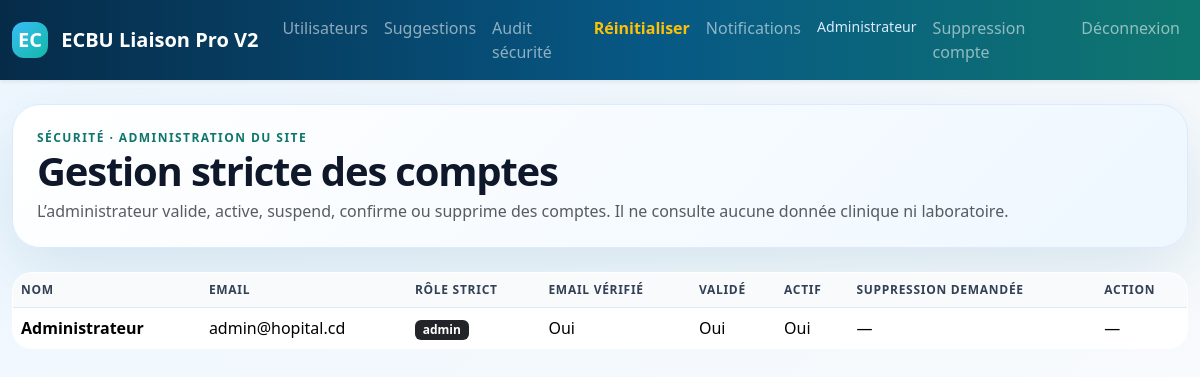
Page /admin/users (signed in) on the committed database.
### app/models.py (models this page shows)
class TimestampMixin:
    created_at = db.Column(db.DateTime(timezone=True), default=utcnow, nullable=False)
    updated_at = db.Column(db.DateTime(timezone=True), default=utcnow, onupdate=utcnow, nullable=False)

class User(UserMixin, TimestampMixin, db.Model):
    __tablename__ = "users"
    id = db.Column(db.Integer, primary_key=True)
    name = db.Column(db.String(160), nullable=False)
    email = db.Column(db.String(255), unique=True, nullable=False, index=True)
    password_hash = db.Column(db.Text, nullable=False)
    role = db.Column(db.String(40), nullable=False, index=True)
    service = db.Column(db.String(160))
    is_active = db.Column(db.Boolean, default=False, nullable=False)
    is_email_verified = db.Column(db.Boolean, default=False, nullable=False)
    is_admin_approved = db.Column(db.Boolean, default=False, nullable=False)
    failed_login_count = db.Column(db.Integer, default=0, nullable=False)
    locked_until = db.Column(db.DateTime(timezone=True))
    two_factor_enabled = db.Column(db.Boolean, default=False, nullable=False)
    two_factor_secret = db.Column(db.String(64))
    email_token = db.Column(db.String(160), index=True)
    reset_token = db.Column(db.String(160), index=True)
    last_login_at = db.Column(db.DateTime(timezone=True))
    deleted_at = db.Column(db.DateTime(timezone=True))
    deleted_by_id = db.Column(db.Integer)
    delete_reason = db.Column(db.Text)
    deletion_requested_at = db.Column(db.DateTime(timezone=True))
    deletion_reason = db.Column(db.Text)
    deletion_confirmed_by_id = db.Column(db.Integer)
    deletion_confirmed_at = db.Column(db.DateTime(timezone=True))

### app/admin/routes.py (the view)
@bp.route("/users")
@login_required
@role_required("admin")
def users():
    rows = User.query.order_by(User.is_admin_approved, User.role, User.name).all()
    return render_template("admin/users.html", users=rows)

### app/utils.py (called while the page is built)
def has_role(*roles):
    return getattr(current_user, "is_authenticated", False) and getattr(current_user, "role", None) in roles

def role_required(*roles):
    from functools import wraps
    from flask import render_template
    def decorator(func):
        @wraps(func)
        def wrapper(*args, **kwargs):
            if not has_role(*roles):
                audit("acces_refuse", new_value={"route": request.path, "roles_autorises": roles})
                return render_template("errors/403.html"), 403
            return func(*args, **kwargs)
        return wrapper
    return decorator

### app/templates/admin/users.html
{% extends 'base.html' %}{% block content %}
<div class="hero-card mb-4">
  <div><div class="eyebrow">Sécurité · Administration du site</div><h1 class="page-title mb-1">Gestion stricte des comptes</h1><p class="mb-0 text-muted">L’administrateur valide, active, suspend, confirme ou supprime des comptes. Il ne consulte aucune donnée clinique ni laboratoire.</p></div>
</div>
<div class="responsive-table"><table class="table table-hover align-middle premium-table"><thead><tr><th>Nom</th><th>Email</th><th>Rôle strict</th><th>Email vérifié</th><th>Validé</th><th>Actif</th><th>Suppression demandée</th><th>Action</th></tr></thead><tbody>{% for u in users %}<tr class="{% if u.deleted_at %}table-secondary{% endif %}"><td data-label="Nom"><b>{{ u.name }}</b></td><td data-label="Email">{{ u.email }}</td><td data-label="Rôle"><span class="badge text-bg-dark">{{ u.role }}</span></td><td data-label="Vérifié">{{ 'Oui' if u.is_email_verified else 'Non' }}</td><td data-label="Validé">{{ 'Oui' if u.is_admin_approved else 'Non' }}</td><td data-label="Actif">{{ 'Oui' if u.is_active else 'Non' }}</td><td data-label="Suppression">{{ u.deletion_requested_at or '—' }}</td><td data-label="Action">{% if u.role!='admin' and not u.deleted_at %}<form method="post" action="{{ url_for('admin.approve', user_id=u.id) }}" class="d-inline"><input type="hidden" name="csrf_token" value="{{ csrf_token() }}"><button class="btn btn-sm btn-success">Valider</button></form> <form method="post" action="{{ url_for('admin.toggle', user_id=u.id) }}" class="d-inline"><input type="hidden" name="csrf_token" value="{{ csrf_token() }}"><button class="btn btn-sm btn-warning">Activer/Suspendre</button></form> <form method="post" action="{{ url_for('admin.delete_user', user_id=u.id) }}" class="d-inline" onsubmit="return confirm('Confirmer la suppression logique de ce compte ?');"><input type="hidden" name="csrf_token" value="{{ csrf_token() }}"><button class="btn btn-sm btn-danger">Supprimer</button></form>{% else %}—{% endif %}</td></tr>{% endfor %}</tbody></table></div>
{% endblock %}

### app/templates/base.html (shortened to what this page needs)
<!doctype html>
<html lang="fr" data-bs-theme="light">
<head>
  <link href="https://cdn.jsdelivr.net/npm/bootstrap@5.3.3/dist/css/bootstrap.min.css" rel="stylesheet">
  <link rel="stylesheet" href="{{ url_for('static', filename='css/app.css') }}">
</head>
<body>
{% if current_user.is_authenticated %}
<nav class="navbar navbar-expand-xl navbar-dark app-navbar shadow-sm">
  <div class="container-fluid">
    <a class="navbar-brand fw-black" href="{{ url_for('dashboard.home') }}"><span class="brand-mark">EC</span> ECBU Liaison Pro V2</a>
    <div id="nav" class="collapse navbar-collapse">
      <ul class="navbar-nav me-auto">
        {% if current_user.role == 'admin' %}
          <li class="nav-item"><a class="nav-link" href="{{ url_for('admin.users') }}">Utilisateurs</a></li>
          <li class="nav-item"><a class="nav-link" href="{{ url_for('tickets.index') }}">Suggestions</a></li>
          <li class="nav-item"><a class="nav-link" href="{{ url_for('audit.index') }}">Audit sécurité</a></li>
          <li class="nav-item"><a class="nav-link text-warning fw-bold" href="{{ url_for('admin.reset_site') }}">Réinitialiser</a></li>
        {% elif current_user.role == 'prescripteur' %}
          <li class="nav-item"><a class="nav-link" href="{{ url_for('requests.index') }}">Mes demandes</a></li>
          <li class="nav-item"><a class="nav-link" href="{{ url_for('results.index') }}">Mes résultats</a></li>
          <li class="nav-item"><a class="nav-link" href="{{ url_for('tickets.index') }}">Support</a></li>
        {% elif current_user.role == 'responsable_qualite' %}
          <li class="nav-item"><a class="nav-link" href="{{ url_for('quality.non_conformities') }}">Non-conformités</a></li>
          <li class="nav-item"><a class="nav-link" href="{{ url_for('quality.capa') }}">CAPA</a></li>
        {% endif %}
      </ul>
      <ul class="navbar-nav">
        <li class="nav-item"><a class="nav-link" href="{{ url_for('notifications.index') }}">Notifications</a></li>
        <li class="nav-item"><span class="nav-link role-chip">{{ current_user.name }}</span></li>
        <li class="nav-item"><a class="nav-link" href="{{ url_for('auth.request_delete_account') }}">Suppression compte</a></li>
        <li class="nav-item"><a class="nav-link" href="{{ url_for('auth.logout') }}">Déconnexion</a></li>
      </ul>
    </div>
  </div>
</nav>
{% endif %}
<main class="container-fluid app-main py-4">
  {% block content %}{% endblock %}
</main>
</body></html>

### app/static/css/app.css (style rules this page uses)
:root { --hospital-blue:#075985;--hospital-teal:#0f766e;--ink:#0f172a;--muted:#64748b;--soft:#f4f8fb;--line:#dbe7f0 }
* { box-sizing:border-box }
body { background:linear-gradient(135deg,#eef7ff,#f8fafc);color:var(--ink);font-family:Segoe UI,Inter,Arial,sans-serif }
.app-navbar { background:linear-gradient(90deg,#062b49,#075985 55%,#0f766e)!important }
.brand-mark { display:inline-grid;place-items:center;width:36px;height:36px;border-radius:12px;background:linear-gradient(135deg,#38bdf8,#14b8a6);font-weight:900;margin-right:8px }
.fw-black { font-weight:900 }
.role-chip { font-size:.88rem;color:#dbeafe!important }
.app-main { max-width:1500px }
.table { background:#fff;vertical-align:middle }
.page-title { font-weight:900;letter-spacing:-.03em }
.hero-card { display:flex;justify-content:space-between;align-items:center;gap:16px;background:linear-gradient(135deg,#ffffff,#eef7ff);border:1px solid #dbeafe;border-radius:28px;padding:24px;box-shadow:0 24px 70px rgba(7,89,133,.13) }
.eyebrow { text-transform:uppercase;letter-spacing:.12em;color:#0f766e;font-size:.75rem;font-weight:900 }
.premium-table { border-radius:20px;overflow:hidden;border:1px solid #e2e8f0 }
.premium-table thead th { background:#f8fafc;color:#334155;text-transform:uppercase;font-size:.75rem;letter-spacing:.06em }

### rows in the picture
User: name "Administrateur", email "admin@hopital.cd", role "admin", is_email_verified "Oui", is_admin_approved "Oui", is_active "Oui", deletion_requested_at "—"
